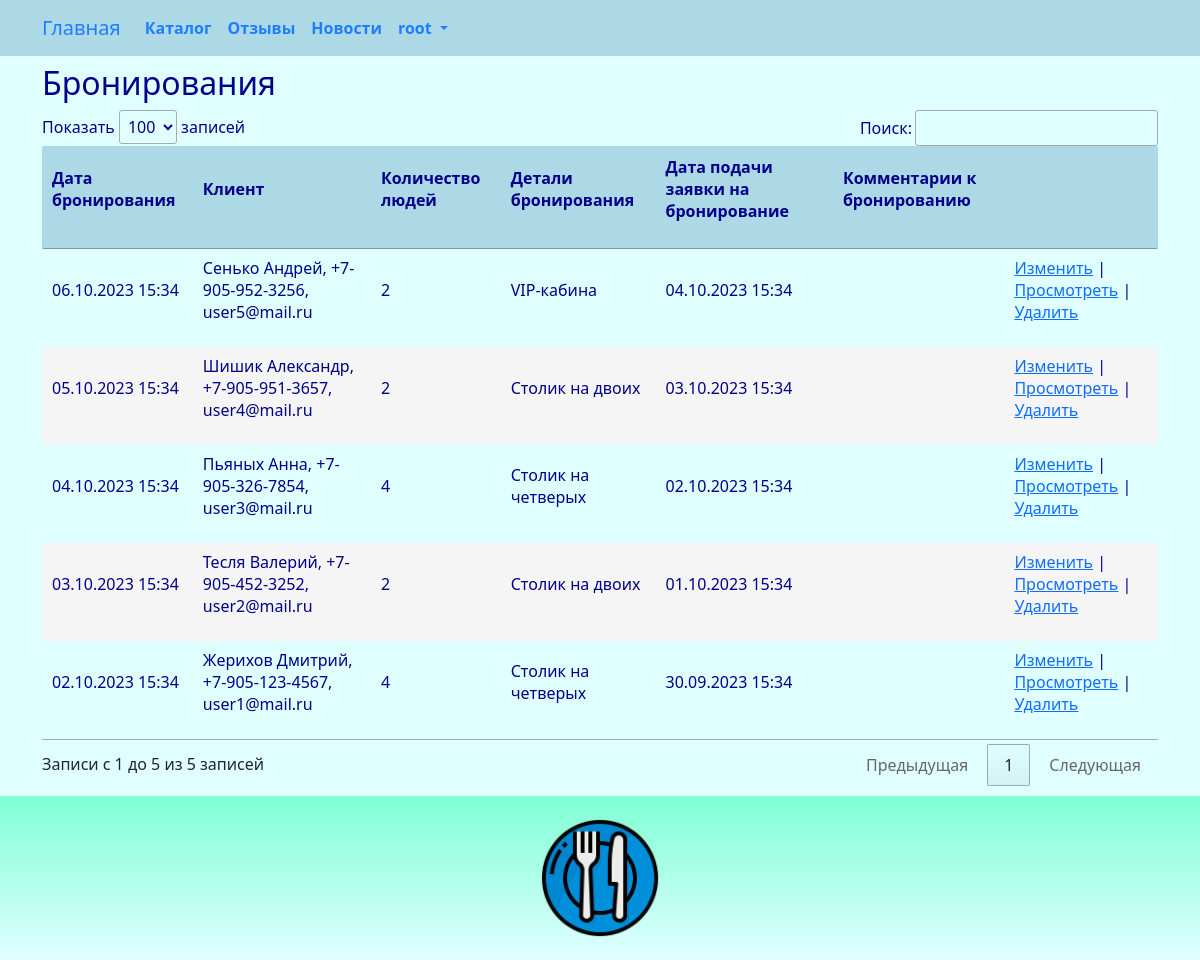
Before: /reservation/index/ (signed in) with the older database file.
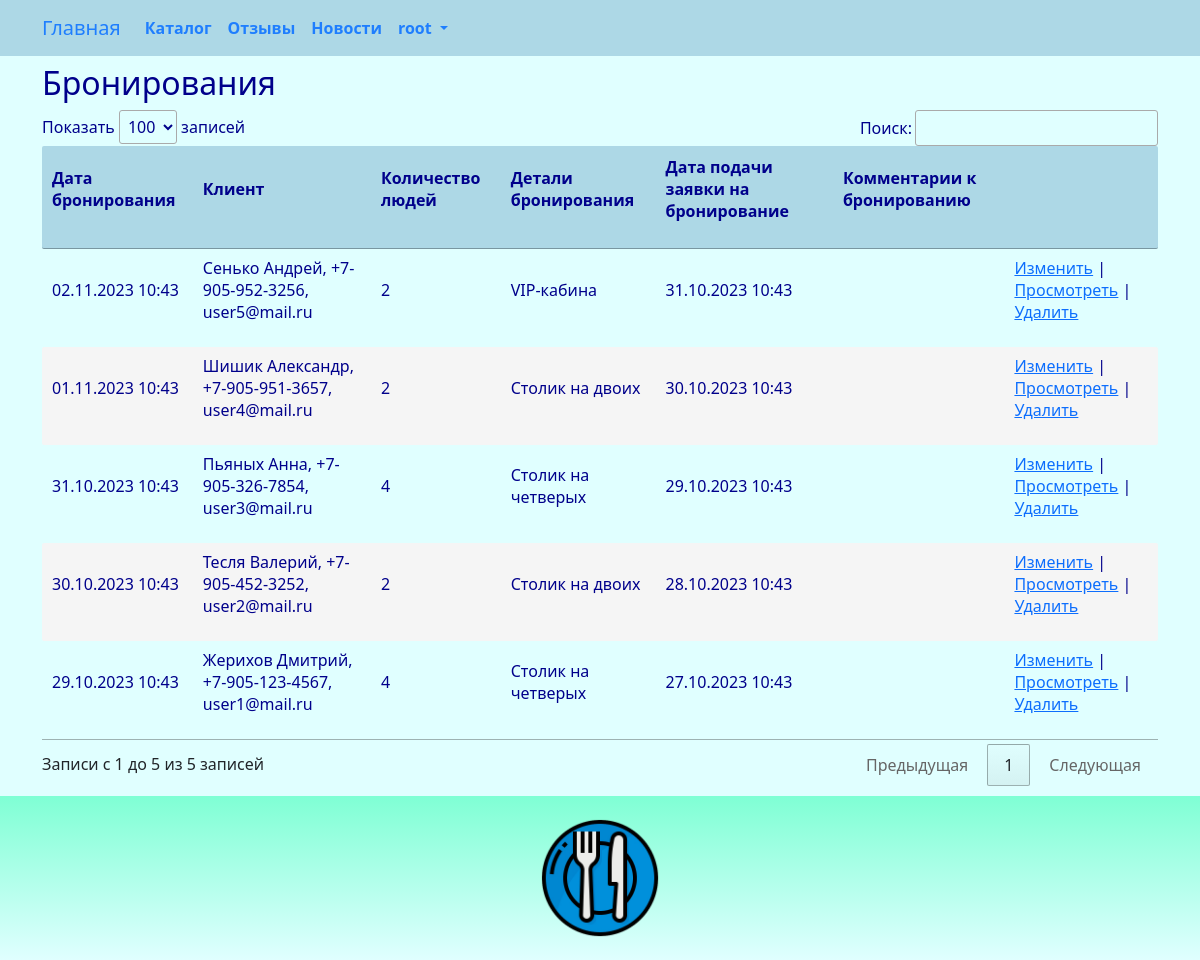
After: the same page with the newer database file.
### star/models.py (models this page shows, shortened)
class Reservation(models.Model):
    datea = models.DateTimeField(_('reservation_application'), auto_now_add=True)
    dater = models.DateTimeField(_('reservation_date'))
    client = models.ForeignKey(Client, related_name='reservation_client', on_delete=models.CASCADE)
    quantity = models.IntegerField(_('quantity_people'), default=0)
    details = models.TextField(_('reservation_details'))
    comments = models.TextField(_('reservation_comments'), blank=True, null=True)
    class Meta:
        db_table = 'reservation'
        indexes = [
            models.Index(fields=['dater']),
        ]
        ordering = ['dater']

class Client(models.Model):
    email = models.CharField(_('client_email'), max_length=128)
    password = models.CharField(_('password'), max_length=128)
    name = models.CharField(_('client_name'), max_length=128)
    phone = models.CharField(_('client_phone'), max_length=32)
    birthday = models.DateTimeField(_('birthday'))
    class Meta:
        db_table = 'client'
        indexes = [
            models.Index(fields=['email']),
            models.Index(fields=['name']),
        ]
        ordering = ['name']
    def __str__(self):
        return "{}, {}, {}".format(self.name, self.phone, self.email)

### star/views.py (the view)
# urls.py: path('reservation/index/', views.reservation_index, name='reservation_index'),
@login_required
@group_required("Managers")
def reservation_index(request):
    try:
        reservation = Reservation.objects.all().order_by('-dater')
        return render(request, "reservation/index.html", {"reservation": reservation,})
    except Exception as exception:
        print(exception)
        return HttpResponse(exception)

### star/views.py (called while the page is built)
def group_required(*group_names):
    def in_groups(u):
        if u.is_authenticated:
            if bool(u.groups.filter(name__in=group_names)) | u.is_superuser:
                return True
        return False
    return user_passes_test(in_groups, login_url='403')

### templates/reservation/index.html (shortened to what this page needs)
{% extends "base.html" %}
{% load i18n %}
{% block content %}
<h2>{% trans "reservations" %}</h2>
{% if reservation.count > 0 %}
<div class="row">
	<table id="myTable" class="table-manager" style="width:100%">
		<thead>
			<tr>
				<th><p>{% trans "reservation_date" %}</p></th>
				<th><p>{% trans "client" %}</p></th>
				<th><p>{% trans "quantity_people" %}</p></th>
				<th><p>{% trans "reservation_details" %}</p></th>
				<th><p>{% trans "reservation_application" %}</p></th>
				<th><p>{% trans "reservation_comments" %}</p></th>
				<th><p></p></th>
			</tr>
		</thead>
		<tbody>
			{% for n in reservation %}
			<tr>
				<td>
					<p>{{ n.dater | date:"d.m.Y H:i" }}</p>
				</td>
				<td>
					<p>{{ n.client }}</p>
				</td>
				<td>
					<p>{{ n.quantity }}</p>
				</td>
				<td>
					<p>{{ n.details }}</p>
				</td>
				<td>
					<p>{{ n.datea | date:"d.m.Y H:i" }}</p>
				</td>
				<td>
				</td>
				<td>
					<p>
					<a href="{% url 'reservation_edit' n.id %}">{% trans "Change" %}</a> |
					<a href="{% url 'reservation_read' n.id %}">{% trans "View" %}</a> |
					<a onclick="return confirm('Удалить запись?')" href="{% url 'reservation_delete' n.id %}">{% trans "Delete" %}</a>
					</p>
				</td>
			</tr>
			{% endfor %}
		</tbody>
	</table>
</div>
{% endif %}
{% endblock content %}

### templates/base.html (shortened to what this page needs)
{% load static %}
{% load i18n %}
<html>
<head>
	<link href="https://cdn.jsdelivr.net/npm/bootstrap@5.0.2/dist/css/bootstrap.min.css" rel="stylesheet">
	<link rel="stylesheet" href="{% static 'css/styles.css' %}" />
	<link rel="stylesheet" href="{% static 'css/choosen.css' %}" />
</head>
<nav class="navbar navbar-expand-lg justify-content-center">
	<div class="container">
		<div class="collapse navbar-collapse" id="mainMenu">
			<ul class="navbar-nav me-auto mb-2 mb-lg-0">
				<a class="navbar-brand" href="{{ HTTP_HOST }}/">{% trans "Home" %}</a>
				<li class="nav-item">
					<a class="nav-link" href="{% url 'catalog_list' %}">{% trans "catalog" %}</a>
				</li>
				<li class="nav-item">
					<a class="nav-link" href="{% url 'review_list' %}">{% trans "reviews" %}</a>
				</li>
				<li class="nav-item">
					<a class="nav-link" href="{% url 'news_list' %}">{% trans "newss" %}</a>
				</li>
				{% if user.is_authenticated %}
				<li class="nav-item dropdown">
					<a class="nav-link dropdown-toggle" href="#" id="navbarDropdown" role="button" data-bs-toggle="dropdown" aria-expanded="false">
						{{ user.username }}
					</a>
				</li>
				{% else %}
				<form class="form-inline ml-auto">
					<a href="{% url 'login' %}" class="btn btn-outline-secondary">{% trans "Log In" %}</a>
				</form>
				{% endif %}
			</ul>
		</div>
	</div>
</nav>
<body>
	<div class="container">
		{% block content%}{% endblock content %}
	</div>
</body>
<footer class="container-fluid text-center bg-lightgray">
	<div class="copyrights">
		<img src="{% static 'images/logo.png' %}" alt="logo" style="height:144px; padding: 10px;">
	</div>
</footer>
<link rel="stylesheet" href="https://cdn.datatables.net/1.11.2/css/jquery.dataTables.min.css">
<link href="{% static 'css/jquery.fancybox.min.css' %}" rel="stylesheet">
</html>

### static/css/styles.css (style rules this page uses)
:root { --navbar-background-color: LightBlue; --navbar-text-color: #1F7EFE; --main-background-color-light: LightCyan; --main-background-color-dark: LightBlue; --main-text-color: DarkBlue; --main-header-color: DarkBlue; --main-text-attention-color: Purple; --footer-background-color-light: LightCyan; --footer-background-color-dark: Aquamarine; --footer-text-color: Teal; --card-background-color-light: LightCyan; --card-background-color-dark: LightBlue; --card-text-color: SeaGreen; --table-background-color-light: LightCyan; --table-background-color-dark: #F5F5F5; --table-text-color: DarkBlue; --star-size: 30px; --star-color: LightYellow; --star-background: Yellow ; }
.navbar { background-color: var(--navbar-background-color); color: var(--navbar-text-color); }
.navbar .navbar-nav, .navbar .navbar-nav .navbar-text { color: var(--navbar-text-color); }
.navbar ul { background-color: var(--navbar-background-color); color: var(--navbar-text-color); }
.navbar li { background-color: var(--navbar-background-color); color: var(--navbar-text-color); }
.navbar a { background-color: var(--navbar-background-color); color: var(--navbar-text-color); }
.navbar-brand { background-color: var(--navbar-background-color); color: var(--navbar-text-color); }
.nav-item { background-color: var(--navbar-background-color); color: var(--navbar-text-color); font-weight: bold; }
body { background-color: var(--main-background-color-light); }
h1, h2, h3, h4, h5, h6 { color: var(--main-header-color); }
p, ul, li, label { color: var(--main-text-color); }
.table-manager tbody { width: 100%; background-color: var(--main-background-color-light); border: none; margin-top: 20px; margin-bottom: 20px; }
.table-manager thead th { background-color: var(--main-background-color-dark); color: var(--main-text-color); font-weight: bold; text-align: left; padding: 10px; }
.table-manager thead tr th:first-child { border-radius: 2px 0 0 2px; }
.table-manager thead tr th:last-child { border-radius: 0 2px 2px 0; }
.table-manager tbody td { text-align: left; border: none; padding: 5px 5px; vertical-align: top; }
.table-manager tbody tr:nth-child(odd) { background: var(--table-background-color-light); }
.table-manager tbody tr:nth-child(even) { background: var(--table-background-color-dark); }
.table-manager tbody tr td:first-child { border-radius: 2px 0 0 2px; }
.table-manager tbody tr td:last-child { border-radius: 0 2px 2px 0; }
footer { background-image: linear-gradient(top, var(--footer-background-color-dark), var(--footer-background-color-light)); background-image: -o-linear-gradient(top, var(--footer-background-color-dark), var(--footer-background-color-light)); background-image: -moz-linear-gradient(top, var(--footer-background-color-dark), var(--footer-background-color-light)); background-image: -webkit-linear-gradient(top, var(--footer-background-color-dark), var(--footer-background-color-light)); margin-top: 10px; padding: 10px; }

Changed rows visible on the page:
changed Reservation "VIP-кабина": dater "06.10.2023 15:34" → "02.11.2023 10:43"; datea "04.10.2023 15:34" → "31.10.2023 10:43"
changed Reservation "Шишик Александр, +7-905-951-3657, user4@mail.ru": dater "05.10.2023 15:34" → "01.11.2023 10:43"; datea "03.10.2023 15:34" → "30.10.2023 10:43"
changed Reservation "Пьяных Анна, +7-905-326-7854, user3@mail.ru": dater "04.10.2023 15:34" → "31.10.2023 10:43"; datea "02.10.2023 15:34" → "29.10.2023 10:43"
changed Reservation "Тесля Валерий, +7-905-452-3252, user2@mail.ru": dater "03.10.2023 15:34" → "30.10.2023 10:43"; datea "01.10.2023 15:34" → "28.10.2023 10:43"
changed Reservation "Жерихов Дмитрий, +7-905-123-4567, user1@mail.ru": dater "02.10.2023 15:34" → "29.10.2023 10:43"; datea "30.09.2023 15:34" → "27.10.2023 10:43"
